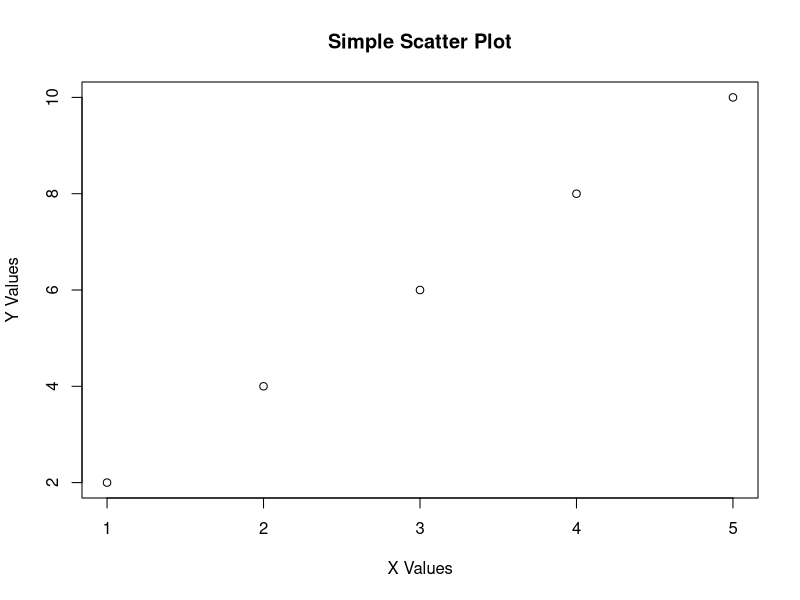

R code for this plot:
# Introduction to R: Day One

# Key Things to pay attention to in R 
# -----------------------------------------------------
# 1. R reads every space, word, and symbol, unless they have been commented out
#    using the # symbol.  We have already demonstrated how this symbol works in
#    our very first line. 

# 2. It is case sensitive (e.g., Arrange vs arrange), so always check that.

# 3. To execute a line of code - for example, the code written in line 34 - you can 
#    use the "Run" command (upper right-hand corner of the script) - which will 
#    run a single command of code at a time. In certain circumstances, you'll 
#    need to tell R to run a multiple line command, which requires using 
#    additional symbols (more on this later). 

# 4. If you hit "Source" (upper right corner), it will run every line in the 
#    ENTIRE script. This approach should be used with caution. 

# 5. R is sensitive to spaces. Both at the beginning of a line of code AND
#    within the line of code.  Therefore, the command should be right after
#    the line number and the function () should not have a space. For example: 
#    the select function is appropriately written as "select(-15)" not "select (-15)". 

# 6. R cannot find dataframes or variables that don't exist in its environment. 
#    So be sure that the names of your variables and the names of your dataframes 
#    correspond to your code. 



## Writing Your First R Code
# -----------------------------------------------------

rm(list = ls()) 
# ^^ This is should be your first line of code in every script. It clears the **Global 
#     Environment** so that you can start fresh each time you work with code. Each 
#     piece of this code has a purpose: rm() is the remove function, list = ls() 
#     says to clear all values listed in our environment. 

### Basic Math Operations
# You can use R like a calculator in the **Console**:
2 + 3   # Addition
5 - 2   # Subtraction
4 * 3   # Multiplication
10 / 2  # Division
2^3     # Exponentiation (2 raised to the power of 3)
sqrt(16) # Square root

#Try typing these commands in the **Console** and press **Enter** to see the output.

### Assigning Variables
#In R, you can store values which become variables using `<-` (this arrow is the 'assignment operator'):
x <- 5
y <- 10
z <- x + y  # Adds x and y 
print(z)    # the print() function displays the value of z in the **Console**

#Alternatively, you can just type `z` into the **Console** and press **Enter** to see its value.

### Vectors: Storing Multiple Values
# A **vector** is a basic data structure in R:
numbers <- c(1, 2, 3, 4, 5)   # Creating a vector
print(numbers)
mean(numbers)  # the mean() function calculates the average
sum(numbers)   # the sum() function adds all values

### Data Frames: Mini-Tables in R
#A **dataframe** is like a spreadsheet in R. 
# The following code builds a dataframe manually that will have three variables and
# three values for each variable. The data.frame() command tells R to build the 
# dataframe, the value to the left of the = is what you're naming the variable. The 
# c() command tells R that this data should be entered into a column. And lastly, 
# if the values of the variables are text, they must be entered with quotes "". 
students <- data.frame(
  Name = c("Alice", "Bob", "Charlie"),
  Age = c(20, 21, 22),
  Grade = c("A", "B", "A")
)
print(students)


#To access a column:
students$Name  # Retrieves the 'Name' column from the 'students' dataframe. This is 
#              common syntax in R: data$variable. 

## Plotting Your First Graph:
#Let's create a simple scatter plot:
x <- c(1, 2, 3, 4, 5)
y <- c(2, 4, 6, 8, 10)
plot(x, y, main="Simple Scatter Plot", xlab="X Values", ylab="Y Values")
# ^^ plot() is the command that tells R to create a figure. The values of x, and y
# are the variables we want on the x and y axis, respectively.  The main, xlab, 
# and ylab are what you name the axis and the main figure. 



# In-Class Exercise or Homework. 
# ---------------------
#Try the following on your own:
#1. Create a variable `a` and assign it the value `10`.
#2. Create another variable `b` with value `5`.
#3. Compute `a * b` and store it in a new variable `c`.
#4. Print the value of `c`.
#5. Create a vector of five numbers and calculate its mean.
#6. Create a data frame with two columns: `City` (i.e., "New York", "Boston") and `Population` (i.e., 8500000, 700000).
# ---------------------


# Answer Key
a <- 10
b <- 5
c <- a * b
print(c)

vector <- c(3, 7, 10, 2, 8)
mean(vector)

city_data <- data.frame(
  City = c("New York", "Boston"),
  Population = c(8500000, 700000)
)

print(city_data)
